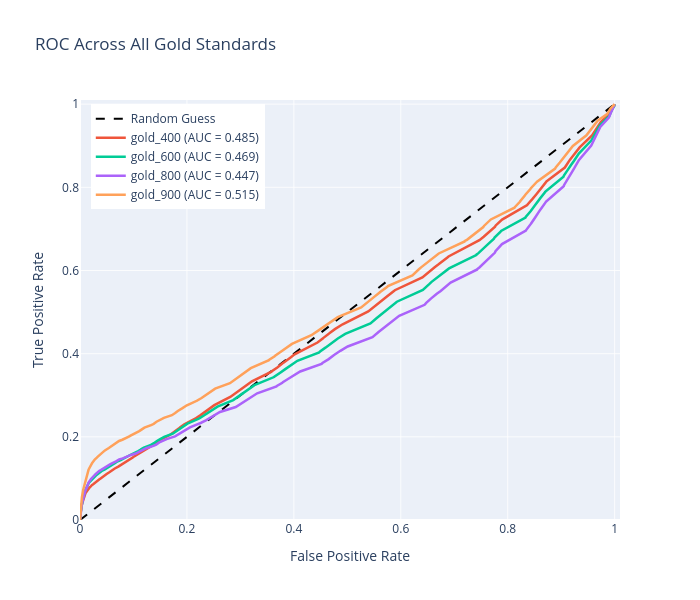

The code cell stored with this chart in its notebook:
### Code cell
fig2 = go.Figure()
gold_columns = ["gold_400", "gold_600", "gold_800", "gold_900"]

fig2.add_trace(go.Scatter(
    x=[0, 1], y=[0, 1], 
    mode='lines', 
    line=dict(color='black', width=2, dash='dash'),
    name='Random Guess',
    showlegend=True
))

for gold in gold_columns:
    y_true = df_evaluated[gold].cast(pl.Int32).to_numpy().flatten()
    fpr, tpr, _ = roc_curve(y_true, y_score)
    roc_auc = auc(fpr, tpr)
    
    fig2.add_trace(go.Scatter(
        x=fpr, 
        y=tpr, 
        mode='lines',
        line=dict(width=2.5),
        name=f"{gold} (AUC = {roc_auc:.3f})"
    ))
fig2.update_layout(
    title="ROC Across All Gold Standards",
    xaxis_title="False Positive Rate",
    yaxis_title="True Positive Rate",
    xaxis=dict(range=[0, 1.01], gridcolor='rgba(255,255,255,0.8)'),
    yaxis=dict(range=[0, 1.01], gridcolor='rgba(255,255,255,0.8)'),
    plot_bgcolor='#ebf0f8',  
    width=700,
    height=600,
    legend=dict(yanchor="top", y=0.99, xanchor="left", x=0.02)
)

fig2.show()

### Figure 1 — Plotly figure (JSON) as saved in the notebook; plotly's stock layout.template omitted (floating-point values rounded to 4 significant figures; data arrays with more than 128 entries replaced by an {"elided": "..."} marker saying what was removed)
{"data": [{"line": {"color": "black", "dash": "dash", "width": 2}, "mode": "lines", "name": "Random Guess", "showlegend": true, "type": "scatter", "x": [0, 1], "y": [0, 1]}, {"line": {"width": 2.5}, "mode": "lines", "name": "gold_400 (AUC = 0.485)", "type": "scatter", "x": {"elided": "736 float values"}, "y": {"elided": "736 float values"}}, {"line": {"width": 2.5}, "mode": "lines", "name": "gold_600 (AUC = 0.469)", "type": "scatter", "x": {"elided": "743 float values"}, "y": {"elided": "743 float values"}}, {"line": {"width": 2.5}, "mode": "lines", "name": "gold_800 (AUC = 0.447)", "type": "scatter", "x": {"elided": "745 float values"}, "y": {"elided": "745 float values"}}, {"line": {"width": 2.5}, "mode": "lines", "name": "gold_900 (AUC = 0.515)", "type": "scatter", "x": {"elided": "748 float values"}, "y": {"elided": "748 float values"}}], "layout": {"height": 600, "legend": {"x": 0.02, "xanchor": "left", "y": 0.99, "yanchor": "top"}, "plot_bgcolor": "#ebf0f8", "title": {"text": "ROC Across All Gold Standards"}, "width": 700, "xaxis": {"gridcolor": "rgba(255,255,255,0.8)", "range": [0, 1.01], "title": {"text": "False Positive Rate"}}, "yaxis": {"gridcolor": "rgba(255,255,255,0.8)", "range": [0, 1.01], "title": {"text": "True Positive Rate"}}}}
